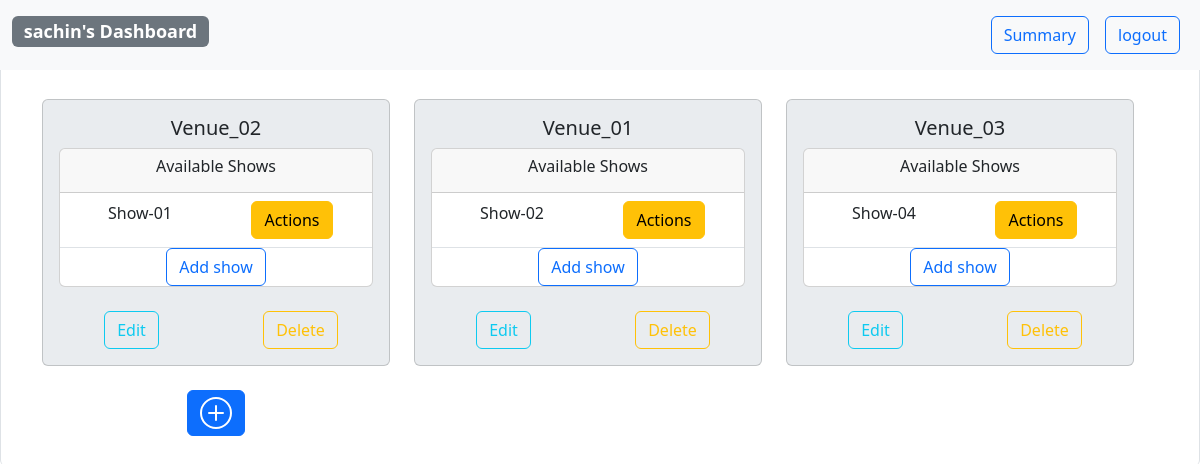
The app's page /ts/admin/dashboard (signed in) with its own data.
### application/models.py (models this page shows)
class Venue(db.Model):
    __tablename__= 'venue'
    venue_id=db.Column(db.Integer, primary_key=True, autoincrement = True)
    venue_name = db.Column(db.String, nullable=False)
    venue_place = db.Column(db.String, nullable=False)
    venue_capacity = db.Column(db.Integer, nullable=False)
    venue_location = db.Column(db.String, nullable=False)
    shows = db.relationship('Show', secondary='venue_shows')

class Show(db.Model):
    __tablename__='show'
    show_id=db.Column(db.Integer, primary_key=True, autoincrement=True)
    show_name = db.Column(db.String, nullable=False)
    show_rating = db.Column(db.Float)
    show_tag = db.Column(db.String(20), nullable=False)
    show_price = db.Column(db.Float, nullable=False)
    no_seats = db.Column(db.Integer, nullable=False)
    show_stime = db.Column(db.DateTime)
    show_etime = db.Column(db.DateTime)

### application/adminControllers.py (the view, shortened to what this page needs)
@app.route('/ts/admin/dashboard', methods=['POST','GET'])
def admin_dashboard():
    if request.method=='GET':
        if 'adminname' in session:
            admin = Admin.query.first()
            emp_id=admin.emp_id
            i=emp_id.index("@")
            emp_id=emp_id[:i]
            venues = Venue.query.all()
            return render_template('admin.html', emp_id=emp_id, venues=venues)
        else:
            return redirect(url_for('admin_login'))

### templates/admin.html (shortened to what this page needs)
<!DOCTYPE html>
<html lang="en">
<head>
    <link rel="stylesheet" href="{{url_for('static', filename='bootstrap/css/bootstrap.min.css')}}">
    <link rel="stylesheet" href="{{url_for('static', filename='style.css')}}">
</head>
<body class="scrollarea rounded border border-bottom-0 row-gap-5" style="padding-top: 50px; padding-bottom: 30px;">
    <div class="container text-center">
        <nav class="navbar navbar-expand-lg bg-light fixed-top">
            <div class="container-fluid align-middle">
                <div class="d-flex flex-row">
                    <h4><span class="badge bg-secondary">{{ emp_id }}'s Dashboard</span></h4>
                </div>
                <div class="d-flex flex-row-reverse">
                    <div class="p-2"><a href="{{url_for('logout')}}" class="btn btn-outline-primary">logout</a></div>
                    <div class="p-2">
                        <form action="{{url_for('admin_home')}}" class="row g-3" method="post">
                            <div class="row-12">
                              <button class="btn btn-outline-primary" id="loginBtn" type="submit">Summary</button>
                            </div>
                        </form>
                    </div>
                </div>
            </div>
        </nav>
        <div class="row">
            {% if venues|length > 0 %}
            <div class="row row-cols-1 row-cols-md-3 g-4">
                {% set size=venues|length %}
                {% for i in range(size) %}
                <div class="col">
                    <div class="card text-center bg-body-secondary">
                        <div class="card-body">
                        <h5 class="card-title">{{ venues[i].venue_name }}</h5>
                        <div class="card">
                            <div class="card-header">
                                <h6>Available Shows</h6>
                            </div>
                            {% if venues[i].shows|length > 0 %}
                            <ul class="list-group list-group-flush">
                            {% for show in venues[i].shows %}
                            <li class="list-group-item">
                                <div class="row">
                                    <div class="col">
                                        {{show.show_name}}
                                    </div>
                                    <div class="col">
                                        <a href="{{url_for('show_action', s_id=show.show_id, v_id=venues[i].venue_id)}}" class="btn btn-warning">Actions</a>
                                    </div>
                                </div>
                            </li>
                            {% endfor %}
                            <form action="{{url_for('create_show', v_id=venues[i].venue_id)}}" method="post">
                                <button class="btn btn-outline-primary" type="submit">Add show</button>
                            </form>
                            </ul>
                            {% else %}
                            <p>No shows created</p>
                            <form action="{{url_for('create_show', v_id=venues[i].venue_id)}}" method="post">
                                <button class="btn btn-outline-primary" type="submit">Add show</button>
                            </form>
                            {% endif %}
                        </div>
                        <br>
                        <div class="row">
                            <div class="col">
                                <form action="{{url_for('update_venue', v_id=venues[i].venue_id)}}" method="post">
                                    <button class="btn btn-outline-info" type="submit">Edit</button>
                                </form>
                            </div>
                            <div class="col">
                                <form action="{{url_for('delete', v_id=venues[i].venue_id)}}" method="post">
                                    <button class="btn btn-outline-warning" type="submit">Delete</button>
                                </form>
                            </div>
                        </div>
                        </div>
                    </div>
                </div>
                {% if i == size - 1 %}
                <div class="col">
                    <div class="position-relative top-50 start-50 translate-middle d-flex justify-content-center">
                        <form action="{{url_for('create_venue')}}" class="row g-3" method="post">
                            <button class="btn btn-primary" id="loginBtn" type="submit">
                            </button>
                        </form>
                    </div>
                </div>
                {% endif %}
                {% endfor %}
            </div>
            {% endif %}
        </div>
    </div>
</body>
</html>

### static/style.css (style rules this page uses)
.scrollarea { overflow-y: scroll; overflow-x: hidden; }

### records on screen
Venue: venue_name "Venue_02"
Show: show_name "Show-01"
Venue: venue_name "Venue_01"
Show: show_name "Show-02"
Venue: venue_name "Venue_03"
Show: show_name "Show-04"

### other values on screen
{{ emp_id }} "sachin"
